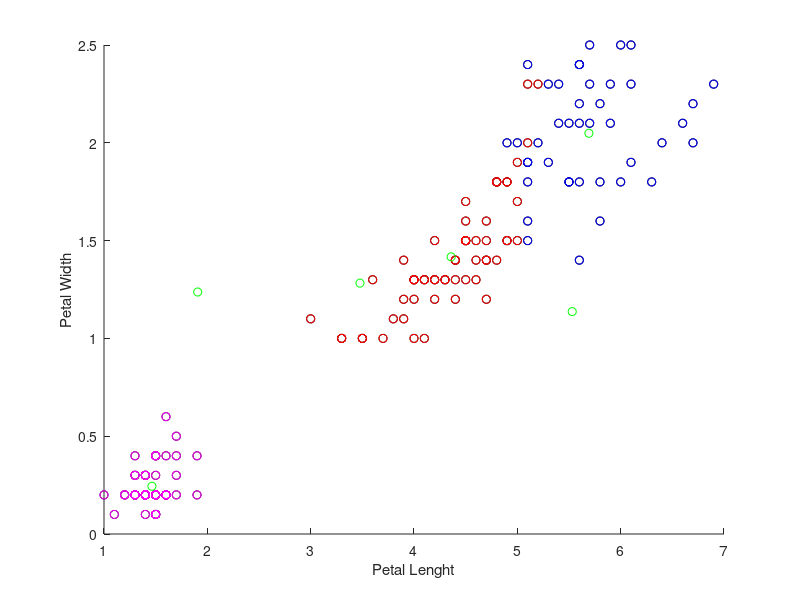

MATLAB code for this plot:
%%                          K-Means
%
%   Clasificador de diferentes tipos de plantas Iris
%   Clases = Setosa=1, Versicolour=2, Virginica=3
%   Caracteristicas = Sepal length/width, Petal length/width

%%  1.- Preparar datos
close


clear
clc
load('iris.mat');   %   Esta contiene la etiqueta class
mat=iris;   %   Creamos nueva para manipularla
mat(:,5)=[];    % Eliminamos etiqueta class

%   Tomamos medidas
k=3;    % # Clusters
m=size(mat,1);  % # Training examples
n=size(mat,2);  % # Features
maxFt=zeros(1,n);   %   Maximos
minFt=zeros(1,n);   %   Minimos
for i=1: n
    minFt(1,i)=min(mat(:,i));
    maxFt(1,i)=max(mat(:,i));
end

%%  2.- Centroids

%   Creamos los centroides
centroids=zeros(k,n); 

%   Inicializamos los centroides
for j=1: k
for i=1: n
   %    Generar porcentaje aleatorio 
   randomcentroid=maxFt(i)-minFt(i);    %   Sacamos la distancia
   randomcentroid=randomcentroid*rand;  %   % random del intervalo
   
   centroids(j,i)=minFt(i)+randomcentroid;    %   Le agregamos ese % 
   
end
end

condition=zeros(k,n);   %   Creamos condicion para la convergencia


%%  Primeros Plot

%   Tomaremos como referencia para el plot el Petal length/width
close   
figure(1)   
hold on
scatter( (mat(:,3)), (mat(:,4)) ,'MarkerEdgeColor',[0 0 0]);%Muestras

scatter(  (centroids(1,3)), (centroids(1,4)) ,'MarkerEdgeColor','green');
scatter(  (centroids(2,3)), (centroids(2,4)) ,'MarkerEdgeColor','green');
scatter(  (centroids(3,3)), (centroids(3,4)) ,'MarkerEdgeColor','green');
xlabel('Petal Lenght');
ylabel('Petal Width');
hold off    

plotlock=1;    %   Bloqueamos el segundo plot hasta la segunda iteracion


while condition~=centroids

if plotlock==0
    
    %%  Plot interaciones
    %   Tomaremos como referencia para el plot el Petal length/width
    close   
    figure(1)   
    hold on
    mat3=mat(:,3);
    mat4=mat(:,4);
    k1plotX=mat3(indexM==1);
    k1plotY=mat4(indexM==1);
    k2plotX=mat3(indexM==2);
    k2plotY=mat4(indexM==2);
    k3plotX=mat3(indexM==3);
    k3plotY=mat4(indexM==3);
    
    scatter( k1plotX, k1plotY ,'MarkerEdgeColor','red');
    scatter( k2plotX, k2plotY ,'MarkerEdgeColor','blue');
    scatter( k3plotX, k3plotY ,'MarkerEdgeColor','magenta');


    scatter(  (centroids(1,3)), (centroids(1,4)) ,'MarkerEdgeColor','green');
    scatter(  (centroids(2,3)), (centroids(2,4)) ,'MarkerEdgeColor','green');
    scatter(  (centroids(3,3)), (centroids(3,4)) ,'MarkerEdgeColor','green');
    xlabel('Petal Lenght');
    ylabel('Petal Width');
    hold off 
    
end


    condition=centroids;
    %%  3.- Distancias

    distance=zeros(m,k);    %   Creamos matriz de distancias

    for i=1:m
       distance(i,:)=(sum((((mat(i,:)-centroids).^2))')).^.5;   %   Distancias  
    end

    %%  4.- Indexamos

    %   Creamos matriz logica de los valores minimos

    logicMin=zeros(m,k);
    for i=1:m
    logicMin(i,:)=(distance(i,:)==min (distance(i,:)));
    end

    %   Indexamos uno por uno
    indexM=zeros(m,1);


    for j=1: k
    for i=1:m
       if logicMin(i,j)==1
           indexM(i)=j;  
       end
    end
    end



    %%  5.- Reajustar Centroides

    for i=1:k
    centroids(i,:)=mean(mat(indexM==i,:));  %   Asignamos la media
    end
    
    plotlock=0; %   Libermos el segundo plot
    
pause
end



%%  7.- Medimos efectividad 

%   Creamos matriz con lo kluster asigados
label=iris(:,5);
labelU=unique(label);
accuaracy=0;

for i=1:size(unique(label))
    
    kAcuaracy=indexM(label==labelU(i)); %   Partimos indexM para comparar
    %   Contamos lo que se repite la moda
    accuaracy=accuaracy+ sum(kAcuaracy==mode(kAcuaracy)); 
    
end

accuaracy=accuaracy/size(label,1);
disp('Efetividad:')
disp(accuaracy*100)